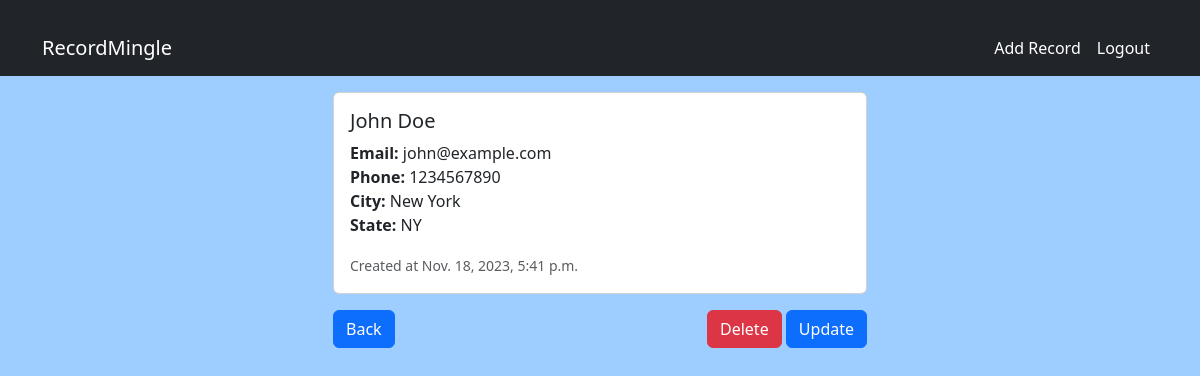
The app's page /view_record/1 (signed in) with its own data.
### records/models.py (models this page shows, shortened)
class AddRecord(models.Model):
    first_name = models.CharField(max_length=255)
    last_name = models.CharField(max_length=255)
    email = models.EmailField()
    phone = models.CharField(max_length=15)
    city = models.CharField(max_length=255)
    state = models.CharField(max_length=255)
    created_at = models.DateTimeField(auto_now_add=True)

### records/views.py (the view)
# urls.py: path('view_record/<int:pk>',views.view_record,name="view_record"),
def view_record(request,pk):
    if request.user.is_authenticated:
        customer = AddRecord.objects.get(id=pk)
        return render(request,'records/view_record.html',{'customer':customer})
    else:
        messages.success(request,'You must be logged in.')
        return redirect('home')

### records/templates/records/view_record.html
{% extends 'records/base.html' %}
{% block content %}
<div class="container mt-3 col-md-6">
    <div class="card mb-3">
        <div class="row g-0">
            <div class="col-md-8">
                <div class="card-body">
                    <h5 class="card-title">{{ customer.first_name }} {{ customer.last_name }}</h5>
                    <p class="card-text">
                        <strong>Email: </strong>{{ customer.email }}<br>
                        <strong>Phone: </strong>{{ customer.phone }}<br>
                        <strong>City: </strong> {{ customer.city }}<br>
                        <strong>State: </strong>{{ customer.state }}<br>
                    </p>
                    <p class="card-text"><small class="text-muted">Created at {{ customer.created_at }}</small></p>
                </div>
            </div>
        </div>
    </div>
    <div class="d-flex justify-content-between">
        <a href="{% url 'home' %}" class="btn btn-primary">Back</a>
        <div>
            <a href="{% url 'delete_record' customer.id %}" class="btn btn-danger">Delete</a>
            <a href="{% url 'update_record' customer.id %}" class="btn btn-primary">Update</a>
        </div>
    </div>
</div>
{% endblock %}

### records/templates/records/base.html (style rules this page uses)
body { background-color: #9dceff; }
.container { margin-top: 20px; }

### records on screen
AddRecord: first_name "John", last_name "Doe", email "john@example.com", phone "1234567890", city "New York", state "NY", created_at "Nov. 18, 2023, 5:41 p.m."
